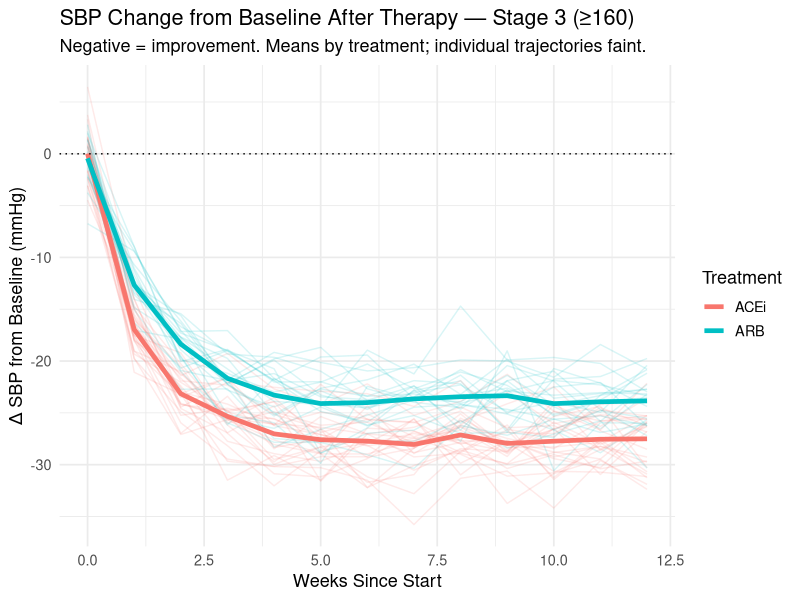
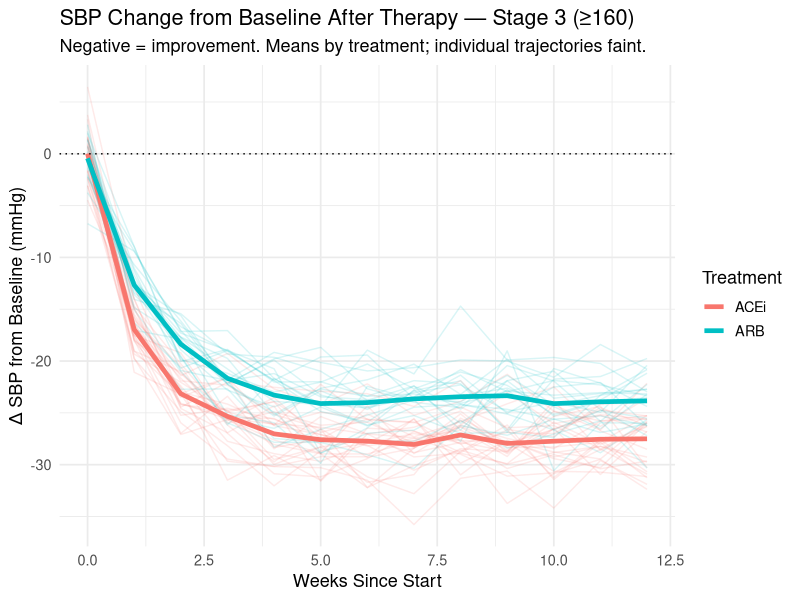
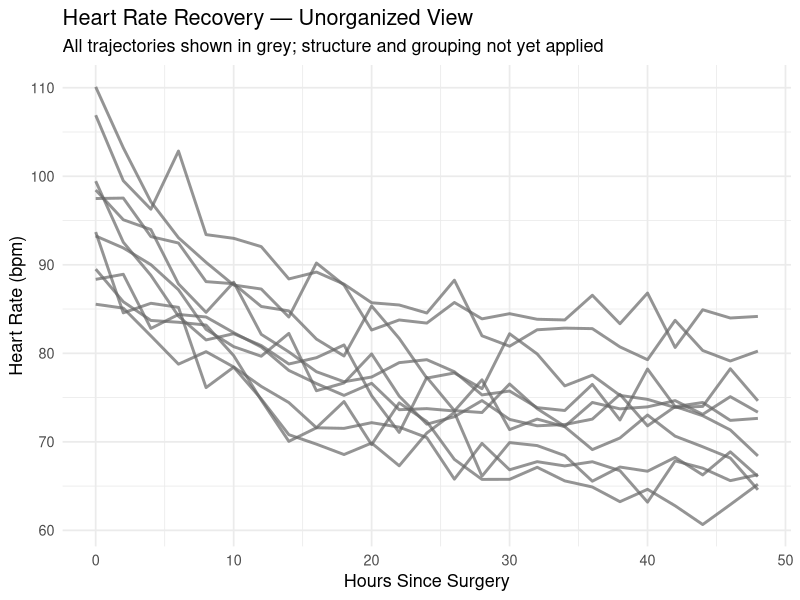
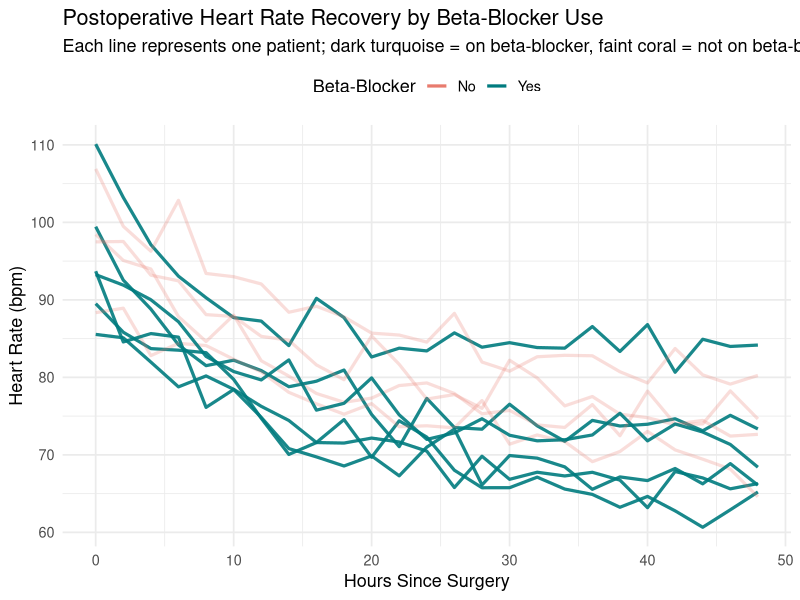
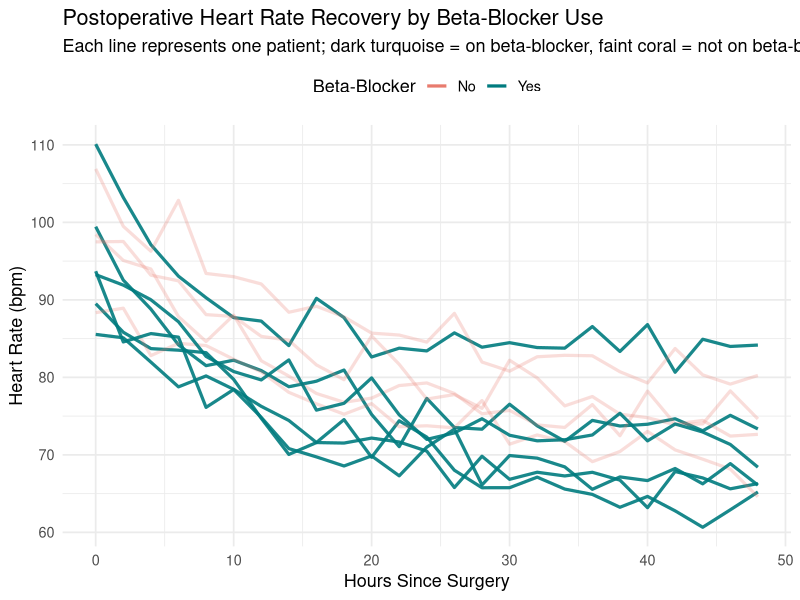

R code for these plots, in order:
## ---- chunk 1
#| fig-width: 8
#| fig-height: 9

# =========================================
# Systolic Blood Pressure Change from Baseline
# =========================================

#load libraries and simulate data
library(tidyverse)

set.seed(42)

n <- 120
patients <- tibble(
  patient_id = paste0("P", seq_len(n)),
  treatment  = sample(c("ACEi", "ARB"), n, replace = TRUE),
  baseline_sbp = round(rnorm(n, mean = 158, sd = 14))
) %>%
  mutate(
    baseline_stratum = cut(
      baseline_sbp,
      breaks = c(-Inf, 159, Inf),
      labels = c("Stage 2 (140–159)", "Stage 3 (≥160)")
    ),
    drop_rate = if_else(treatment == "ACEi", 0.80, 0.65) +
                if_else(baseline_sbp >= 160, 0.10, 0.00) +
                rnorm(n(), 0, 0.05),
    max_drop  = if_else(baseline_sbp >= 160, 24, 16) +
                if_else(treatment == "ACEi", 4, 0) +
                rnorm(n(), 0, 2)
  )

weeks <- 0:12

dat <- expand_grid(patient_id = patients$patient_id, week = weeks) %>%
  left_join(patients, by = "patient_id") %>%
  mutate(
    sbp = baseline_sbp - max_drop * (1 - exp(-drop_rate * week)) + rnorm(n(), 0, 2),
    delta_sbp = sbp - baseline_sbp
  ) %>%
  filter(baseline_stratum == "Stage 3 (≥160)")  # <-- Stage 3 only

# Generate Plot
ggplot(dat, aes(x = week, y = delta_sbp, color = treatment)) +
  geom_line(aes(group = patient_id), alpha = 0.15) +              # faint individual lines
  stat_summary(fun = mean, geom = "line", linewidth = 1.6) +      # bold mean by treatment
  geom_hline(yintercept = 0, linetype = "dotted") +
  labs(
    title = "SBP Change from Baseline After Therapy — Stage 3 (≥160)",
    subtitle = "Negative = improvement. Means by treatment; individual trajectories faint.",
    x = "Weeks Since Start",
    y = "Δ SBP from Baseline (mmHg)",
    color = "Treatment"
  ) +
  theme_minimal(base_size = 13)



## ---- chunk 2
#| fig-width: 8
#| fig-height: 9

# =========================================
# Systolic Blood Pressure Change from Baseline
# =========================================

#load libraries and simulate data
library(tidyverse)

set.seed(42)

n <- 120
patients <- tibble(
  patient_id = paste0("P", seq_len(n)),
  treatment  = sample(c("ACEi", "ARB"), n, replace = TRUE),
  baseline_sbp = round(rnorm(n, mean = 158, sd = 14))
) %>%
  mutate(
    baseline_stratum = cut(
      baseline_sbp,
      breaks = c(-Inf, 159, Inf),
      labels = c("Stage 2 (140–159)", "Stage 3 (≥160)")
    ),
    drop_rate = if_else(treatment == "ACEi", 0.80, 0.65) +
                if_else(baseline_sbp >= 160, 0.10, 0.00) +
                rnorm(n(), 0, 0.05),
    max_drop  = if_else(baseline_sbp >= 160, 24, 16) +
                if_else(treatment == "ACEi", 4, 0) +
                rnorm(n(), 0, 2)
  )

weeks <- 0:12

dat <- expand_grid(patient_id = patients$patient_id, week = weeks) %>%
  left_join(patients, by = "patient_id") %>%
  mutate(
    sbp = baseline_sbp - max_drop * (1 - exp(-drop_rate * week)) + rnorm(n(), 0, 2),
    delta_sbp = sbp - baseline_sbp
  ) %>%
  filter(baseline_stratum == "Stage 3 (≥160)")  # <-- Stage 3 only

# Generate Plot
ggplot(dat, aes(x = week, y = delta_sbp, color = treatment)) +
  geom_line(aes(group = patient_id), alpha = 0.15) +              # faint individual lines
  stat_summary(fun = mean, geom = "line", linewidth = 1.6) +      # bold mean by treatment
  geom_hline(yintercept = 0, linetype = "dotted") +
  labs(
    title = "SBP Change from Baseline After Therapy — Stage 3 (≥160)",
    subtitle = "Negative = improvement. Means by treatment; individual trajectories faint.",
    x = "Weeks Since Start",
    y = "Δ SBP from Baseline (mmHg)",
    color = "Treatment"
  ) +
  theme_minimal(base_size = 13)



## ---- chunk 3
#| fig-width: 8
#| fig-height: 9

# =========================================
# Heart Rate Recovery — All Grey Lines
# =========================================

#Load libraries and simulate data
library(tidyverse)
set.seed(123)

n_patients <- 10
hours <- seq(0, 48, by = 2)

patients <- tibble(
  patient_id   = paste0("P", seq_len(n_patients)),
  beta_blocker = sample(c("Yes", "No"), n_patients, replace = TRUE),
  baseline_hr  = rnorm(n_patients, 95, 8),
  recovery_rate = if_else(beta_blocker == "Yes",
                          rnorm(n_patients, 0.10, 0.03),
                          rnorm(n_patients, 0.06, 0.02))
)

dat <- expand_grid(patient_id = patients$patient_id, hour = hours) %>%
  left_join(patients, by = "patient_id") %>%
  mutate(
    heart_rate = baseline_hr - 25 * (1 - exp(-recovery_rate * hour)) + rnorm(n(), 0, 2)
  )

# Generate Plots
ggplot(dat, aes(x = hour, y = heart_rate, group = patient_id)) +
  geom_line(color = "grey40", alpha = 0.7, linewidth = 1.0) +
  labs(
    title = "Heart Rate Recovery — Unorganized View",
    subtitle = "All trajectories shown in grey; structure and grouping not yet applied",
    x = "Hours Since Surgery",
    y = "Heart Rate (bpm)"
  ) +
  theme_minimal(base_size = 13)



## ---- chunk 4
#| fig-width: 8
#| fig-height: 9

# =========================================
# Heart Rate Recovery: Clarity Through Transparency
# =========================================

#Load libraries and simulate data
library(tidyverse)
set.seed(123)


n_patients <- 10
hours <- seq(0, 48, by = 2)

patients <- tibble(
  patient_id   = paste0("P", seq_len(n_patients)),
  beta_blocker = sample(c("Yes", "No"), n_patients, replace = TRUE),
  baseline_hr  = rnorm(n_patients, 95, 8),
  recovery_rate = if_else(beta_blocker == "Yes",
                          rnorm(n_patients, 0.10, 0.03),
                          rnorm(n_patients, 0.06, 0.02))
)

dat <- expand_grid(patient_id = patients$patient_id, hour = hours) %>%
  left_join(patients, by = "patient_id") %>%
  mutate(
    heart_rate = baseline_hr - 25 * (1 - exp(-recovery_rate * hour)) + rnorm(n(), 0, 2)
  )

# Generate Plots
ggplot(dat, aes(x = hour, y = heart_rate, group = patient_id, color = beta_blocker)) +
  geom_line(aes(alpha = beta_blocker), linewidth = 1.1) +
  # Define custom colors and alpha (opacity)
  scale_color_manual(values = c("Yes" = "#007B7F", "No" = "#E87B6E")) +
  scale_alpha_manual(values = c("Yes" = 0.9, "No" = 0.25), guide = "none") +  # faint coral, dark turquoise
  labs(
    title = "Postoperative Heart Rate Recovery by Beta-Blocker Use",
    subtitle = "Each line represents one patient; dark turquoise = on beta-blocker, faint coral = not on beta-blocker",
    x = "Hours Since Surgery",
    y = "Heart Rate (bpm)",
    color = "Beta-Blocker"
  ) +
  theme_minimal(base_size = 13) +
  theme(legend.position = "top")





## ---- chunk 5
#| fig-width: 8
#| fig-height: 9

# =========================================
# Heart Rate Recovery: Clarity Through Transparency
# =========================================

#Load libraries and simulate data
library(tidyverse)
set.seed(123)


n_patients <- 10
hours <- seq(0, 48, by = 2)

patients <- tibble(
  patient_id   = paste0("P", seq_len(n_patients)),
  beta_blocker = sample(c("Yes", "No"), n_patients, replace = TRUE),
  baseline_hr  = rnorm(n_patients, 95, 8),
  recovery_rate = if_else(beta_blocker == "Yes",
                          rnorm(n_patients, 0.10, 0.03),
                          rnorm(n_patients, 0.06, 0.02))
)

dat <- expand_grid(patient_id = patients$patient_id, hour = hours) %>%
  left_join(patients, by = "patient_id") %>%
  mutate(
    heart_rate = baseline_hr - 25 * (1 - exp(-recovery_rate * hour)) + rnorm(n(), 0, 2)
  )

# Generate Plots
ggplot(dat, aes(x = hour, y = heart_rate, group = patient_id, color = beta_blocker)) +
  geom_line(aes(alpha = beta_blocker), linewidth = 1.1) +
  # Define custom colors and alpha (opacity)
  scale_color_manual(values = c("Yes" = "#007B7F", "No" = "#E87B6E")) +
  scale_alpha_manual(values = c("Yes" = 0.9, "No" = 0.25), guide = "none") +  # faint coral, dark turquoise
  labs(
    title = "Postoperative Heart Rate Recovery by Beta-Blocker Use",
    subtitle = "Each line represents one patient; dark turquoise = on beta-blocker, faint coral = not on beta-blocker",
    x = "Hours Since Surgery",
    y = "Heart Rate (bpm)",
    color = "Beta-Blocker"
  ) +
  theme_minimal(base_size = 13) +
  theme(legend.position = "top")






